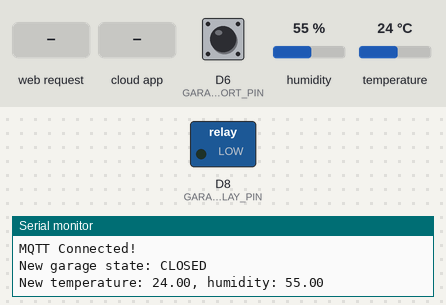
The sketch below on a simulated ESP8266 (NodeMCU). On the bench: switched loads named in the sketch (green lamp = pin HIGH), the last lines printed to the serial monitor. The test bench sets the inputs (shaded band); at power-on: D6 (GARAGE_PORT_PIN) HIGH, humidity 55 %, temperature 24 °C. WiFi joins after 1.5 s; servers stay silent unless stated; no MQTT or app messages arrive unless stated.

Above: at 2.7 s.
2.8 s: HTTP request GET /open received
At 3.13 s:
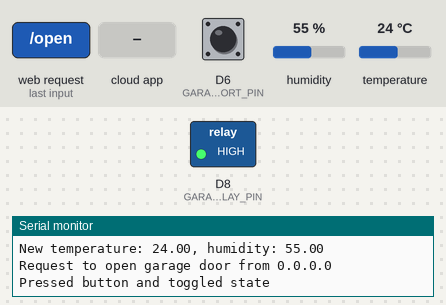
4.7 s: D6 (GARAGE_PORT_PIN) pulled LOW for 1 s
7.2 s: the phone or cloud app sets set to OPEN
8.7 s: the phone or cloud app sets set to CLOSE
Timing chart, 0 to 11.2 s (numbered marks = the images above; inputs shaded):
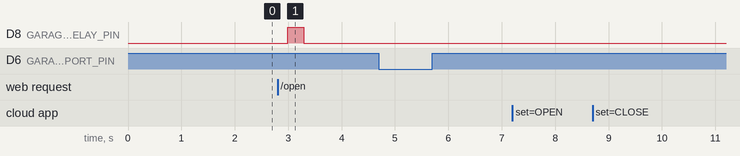

Measured:
- after the input at 2.8 s, D8 (GARAGE_PORT_RELAY_PIN): LOW → HIGH after 0.19 s, → LOW 0.30 s later

The sketch:

GaragePort.ino
```cpp
// (licence header left out)
#include <DHT.h>
#include <WiFiClient.h>
#include <ESP8266WiFi.h>
#include <ESP8266WebServer.h>

#include <Adafruit_MQTT.h>
#include <Adafruit_MQTT_Client.h>

/******************************************************************************/

#define PROGMEM_STR(name, value) const char name[] PROGMEM = value

/******************************************************************************/

// Config: change values below

static const char* WIFI_SSID = "ssid";
static const char* WIFI_PASSWORD = "password";

static const int GARAGE_PORT_PIN = D6;
static const int GARAGE_PORT_RELAY_PIN = D8;

#define TEMPERATURE_REPORT_INTERVAL 60 // Seconds

// During the grace period (x seconds after connection established to MQTT
// broker), all open/close requests are ignored as a security measure.
#define MQTT_STARTUP_GRACE_PERIOD 10 // Seconds

#define MQTT_SERVERPORT 1883
PROGMEM_STR(MQTT_SERVER, "ip");
PROGMEM_STR(MQTT_USERNAME, "user");
PROGMEM_STR(MQTT_PASSWORD, "pass");

/******************************************************************************/

static WiFiClient client;
static Adafruit_MQTT_Client mqtt(&client,
  MQTT_SERVER, MQTT_SERVERPORT, MQTT_USERNAME, MQTT_PASSWORD);

PROGMEM_STR(GARAGE_FEED, "home-assistant/garage/port/state");
Adafruit_MQTT_Publish garage = Adafruit_MQTT_Publish(&mqtt, GARAGE_FEED);

PROGMEM_STR(TEMPERATURE_FEED, "home-assistant/garage/temperature");
Adafruit_MQTT_Publish temperature = Adafruit_MQTT_Publish(&mqtt, TEMPERATURE_FEED);

PROGMEM_STR(HUMIDITY_FEED, "home-assistant/garage/humidity");
Adafruit_MQTT_Publish humidity = Adafruit_MQTT_Publish(&mqtt, HUMIDITY_FEED);

// Subscribes to changes to trigger opening of garage port
PROGMEM_STR(GARAGE_OPEN, "home-assistant/garage/port/set");
Adafruit_MQTT_Subscribe garage_open = Adafruit_MQTT_Subscribe(&mqtt, GARAGE_OPEN);

/******************************************************************************/

// You can change these if you want, but they should be fine as-is
#define NUM_LOG_ENTRIES 35
#define LOG_STR_LEN 50

struct _log_entry {
  unsigned long time;
  char str[LOG_STR_LEN];
};

static struct _log_entry log_entries[NUM_LOG_ENTRIES] = {{0}};
static int log_latest_index = 0;

static void _do_log(const String& str) {
  _log_entry* entry = &log_entries[log_latest_index];
  entry->time = millis();
  strncpy(entry->str, str.c_str(), LOG_STR_LEN - 1);
  entry->str[LOG_STR_LEN-1] = '\0';

  Serial.println(str);
  log_latest_index = (log_latest_index + 1) % NUM_LOG_ENTRIES;
}

#define LOG1(str) do { _do_log(str); } while(0)
#define LOG2(a, b) do { String tmp = a; tmp += b; _do_log(tmp); } while(0)

/******************************************************************************/

static ESP8266WebServer server(80);
static DHT dht(D0, DHT11);

static volatile unsigned long last_button_change = 0;
static volatile bool last_button_value = false;
static bool garage_port_state = false;

// Hack to trigger sending of temperature and humidity at start up
static long last_publish_dht11 = (TEMPERATURE_REPORT_INTERVAL * 1000) + 1;

static long start_of_grace_period = 0;

/******************************************************************************/

void setup(void){
  Serial.begin(115200);

  LOG1("Booting up...");

  WiFi.mode(WIFI_STA);
  WiFi.begin(WIFI_SSID, WIFI_PASSWORD);
  connect_to_wifi();

  server.on("/", handle_root);
  server.on("/open", handle_open);
  server.on("/log", handle_log);
  server.onNotFound(handle_not_found);
  server.begin();

  dht.begin();
  pinMode(GARAGE_PORT_PIN, INPUT_PULLUP);
  attachInterrupt(digitalPinToInterrupt(GARAGE_PORT_PIN), interrupt_handler, CHANGE);

  read_garage_port_state();
  garage_port_state = !last_button_value;

  // Default state is LOW to ensure no button press during boot/restart
  pinMode(GARAGE_PORT_RELAY_PIN, OUTPUT);
  digitalWrite(GARAGE_PORT_RELAY_PIN, LOW);

  mqtt.subscribe(&garage_open);

  LOG1("Up and running!");
}

// Called when the garage port button is pressed/released
static void interrupt_handler() {
  read_garage_port_state();
}

/******************************************************************************/

static bool is_connected_to_wifi() {
  return (WiFi.status() == WL_CONNECTED);
}

static void connect_to_wifi() {
  LOG1("Connecting to wifi...");

  while (!is_connected_to_wifi()) {
    delay(500);
    Serial.print(".");
  }

  LOG2("Connected to ", WIFI_SSID);
  LOG2("IP address: ", WiFi.localIP().toString());
}

static void read_garage_port_state() {
  last_button_change = millis();
  last_button_value = digitalRead(GARAGE_PORT_PIN);
}

void loop(void){
  if (!is_connected_to_wifi()) {
    connect_to_wifi();
  }

  if (mqtt_connect()) {
    process_loop();
  } else {
    LOG1("Connect to MQTT broker failed");
  }
}

static void process_loop() {
  // De-bounce garage port button
  if ((millis() - last_button_change) > 100 && garage_port_state == last_button_value) {
    garage_port_state = is_garage_port_open();

    LOG2("Garage port state: ", garage_port_state ? "OPEN" : "CLOSED");

    publish_garage(garage_port_state);
  }

  // If specified time has elapsed, report new temperature and humidity
  if ((millis() - last_publish_dht11) > (TEMPERATURE_REPORT_INTERVAL * 1000)) {
    // @todo: handle invalid temperature readings
    publish_dht11(dht.readTemperature(), dht.readHumidity());
    last_publish_dht11 = millis();
  }

  // Receive incoming messages over MQTT
  Adafruit_MQTT_Subscribe *subscription;
  while ((subscription = mqtt.readSubscription(200))) {
    if (subscription == &garage_open) {
      handle_garage_port_open_mqtt();
    }
  }

  server.handleClient();
}

static void handle_garage_port_open_mqtt() {
  const char* value = (const char *)garage_open.lastread;

  if ((millis() - start_of_grace_period) <= MQTT_STARTUP_GRACE_PERIOD * 1000) {
    LOG2("MQTT: Grace period, ignoring: ", (char *)garage_open.lastread);
    return;
  }

  if (strcmp(value, "OPEN") == 0) {
    if (!is_garage_port_open()) {
      LOG1("MQTT: Opening garage port");
      open_garage_door();
    } else {
      LOG1("MQTT: Ignoring request to open garage port since it is already open");
    }
  } else if (strcmp(value, "CLOSE") == 0) {
    if (is_garage_port_open()) {
      LOG1("MQTT: Closing garage port");
      open_garage_door();
    } else {
      LOG1("MQTT: Ignoring request to close garage port since it is already closed");
    }
  } else {
    LOG2("MQTT: Unhandled request: ", (char *)garage_open.lastread);
  }
}

static void publish_garage(const bool is_open) {
  LOG2("New garage state: ", is_open ? "OPEN" : "CLOSED");
  garage.publish(is_open ? "OPEN" : "CLOSED");
}

static bool is_garage_port_open() {
  return (digitalRead(GARAGE_PORT_PIN) == LOW);
}

static bool open_garage_door() {
  LOG1("Pressed button and toggled state");
  digitalWrite(GARAGE_PORT_RELAY_PIN, HIGH);
  delay(300);
  digitalWrite(GARAGE_PORT_RELAY_PIN, LOW);
  return true;
}

static void publish_dht11(const float _temperature, const float _humidity) {
  String output = "New temperature: ";
  output += _temperature;
  output += ", humidity: ";
  output += _humidity;
  Serial.println(output); // Do not log, will just flood the log

  temperature.publish(_temperature);
  humidity.publish(_humidity);
}

static bool mqtt_connect() {
  if (mqtt.connected()) {
    return true;
  }

  LOG1("Connecting to MQTT... ");

  int ret = 0;
  uint8_t retries = 3;
  while ((ret = mqtt.connect()) != 0) { // connect will return 0 for connected

    LOG1(mqtt.connectErrorString(ret));
    LOG1("Retrying MQTT connection in 5 seconds...");
    mqtt.disconnect();
    delay(5000);  // wait 5 seconds

    if (--retries == 0) {
      return false;
    }
  }

  LOG1("MQTT Connected!");
  on_mqtt_connect(); // Ugly to have a callback here, but what the heck

  return true;
}

void on_mqtt_connect() {
  start_of_grace_period = millis();
  publish_garage(is_garage_port_open());
}

/******************************************************************************/

static void handle_root() {
  String output = "";
  float temperature = dht.readTemperature();
  float humidity = dht.readHumidity();

  // Temperature
  output += "Temperature: ";
  if (!isnan(temperature)) {
    output += temperature;
  } else {
    output += "err";
  }

  // Humidity
  output += ", humidity: ";
  if (!isnan(humidity)) {
    output += humidity;
  } else {
    output += "err";
  }

  // Garage port state
  output += ", garage port: ";
  if (is_garage_port_open()) {
    output += "open";
  } else {
    output += "closed";
  }

  // Send response to client
  server.send(200, "text/plain", output);
}

/******************************************************************************/

static void handle_open() {
  LOG2("Request to open garage door from ", server.client().remoteIP().toString());

  if (open_garage_door()) {
    server.send(200, "text/plain", "Garage door is open");
  } else {
    server.send(301, "text/plain", "Failed to open garage door");
  }
}

/******************************************************************************/

static void handle_log() {
  String output = "Log entry list (now: ";
  output += millis();
  output += "):\n";

  for (int i = 0; i < NUM_LOG_ENTRIES; ++i) {
    const int index = (log_latest_index + i) % NUM_LOG_ENTRIES;
    if (log_entries[index].time == 0) {
      continue;
    }
    output += "[";
    output += log_entries[index].time;
    output += "] ";
    output += log_entries[index].str;
    output += "\n";
  }

  server.send(200, "text/plain", output);
}

/******************************************************************************/

static void handle_not_found(){
  String message = "File Not Found\n\n";
  message += "URI: ";
  message += server.uri();
  message += "\nMethod: ";
  message += (server.method() == HTTP_GET)?"GET":"POST";
  message += "\nArguments: ";
  message += server.args();
  message += "\n";
  for (uint8_t i=0; i<server.args(); i++){
    message += " " + server.argName(i) + ": " + server.arg(i) + "\n";
  }
  server.send(404, "text/plain", message);
}

/******************************************************************************/
```
